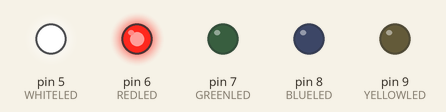
This sketch was run on a simulated Arduino Uno, built with avr-gcc and run on an emulated ATmega328P. Shown: output pins drawn as LEDs (lit = HIGH).

Above: at 1.0 s.
At 3.0 s:
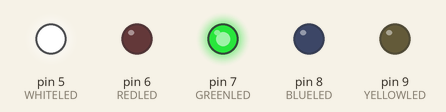
At 5.0 s:
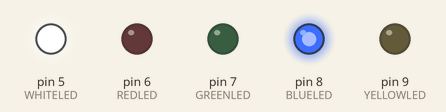
At 7.0 s:
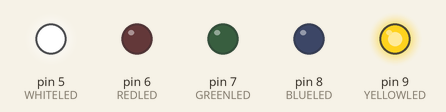
Timing chart, 0 to 10.5 s (numbered marks = the images above):
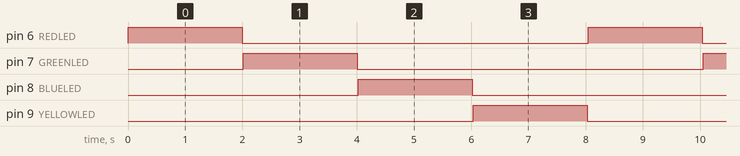

The sketch:

blink-with-button.ino
```cpp
#define WHITELED 5
#define REDLED 6
#define GREENLED 7
#define BLUELED 8
#define YELLOWLED 9


void setup() {
    pinMode(WHITELED, OUTPUT);
    pinMode(REDLED, OUTPUT);
    pinMode(GREENLED, OUTPUT);
    pinMode(BLUELED, OUTPUT);
    pinMode(YELLOWLED, OUTPUT);
    digitalWrite(WHITELED, HIGH);
}

void loop (){
 digitalWrite(REDLED, HIGH);
 delay(2000);
 digitalWrite(REDLED, LOW);
 delay(10);
 digitalWrite(GREENLED, HIGH);
 delay(2000);
 digitalWrite(GREENLED, LOW);
 delay(10);
 digitalWrite(BLUELED, HIGH);
 delay(2000);
 digitalWrite(BLUELED, LOW);
 delay(10);
 digitalWrite(YELLOWLED, HIGH);
 delay(2000);
 digitalWrite(YELLOWLED, LOW);
 delay(10);
}
```

Measured:
- by itself, pin 6 (REDLED), pin 7 (GREENLED), pin 8 (BLUELED), pin 9 (YELLOWLED): alternates HIGH for 2.0 s and LOW for 6.0 s
- by itself, everything shown: repeats every 8.0 s, in 8 steps
